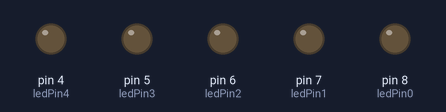
The sketch below on a simulated Arduino Uno, built with avr-gcc and run on an emulated ATmega328P. Shown: output pins drawn as LEDs (lit = HIGH).

Above: at 0.2 s.
At 2.7 s:
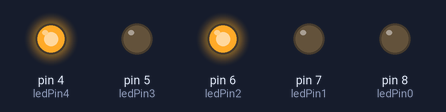
At 5.2 s:
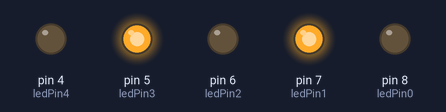
At 10.2 s:
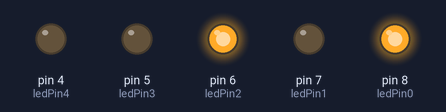
At 15.2 s:
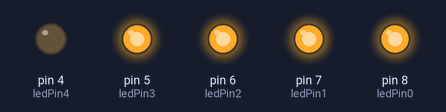
At 20.2 s:
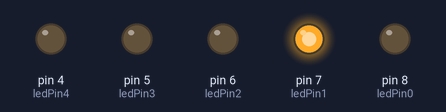
Timing chart, 0 to 20.8 s (numbered marks = the images above):
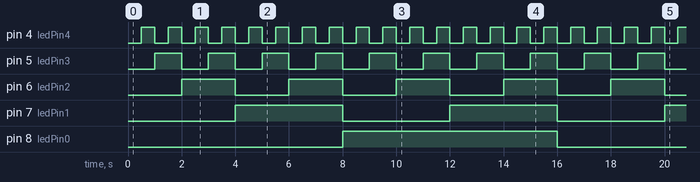

Measured:
- by itself, pin 4 (ledPin4): alternates HIGH for 0.50 s and LOW for 0.50 s
- by itself, pin 5 (ledPin3): alternates HIGH for 1.0 s and LOW for 1.0 s
- by itself, pin 6 (ledPin2): alternates HIGH for 2.0 s and LOW for 2.0 s
- by itself, pin 7 (ledPin1): alternates HIGH for 4.0 s and LOW for 4.0 s
- by itself, pin 8 (ledPin0): alternates HIGH for 8.0 s and LOW for 8.0 s

The sketch:

LEDS-Binarios.ino
```cpp
int ledPin0 = 8;
int ledPin1 = 7;
int ledPin2 = 6;
int ledPin3 = 5;
int ledPin4 = 4;
int delayLed = 500;

void setup() {
  // put your setup code here, to run once:
pinMode(ledPin0,OUTPUT);
pinMode(ledPin1,OUTPUT);
pinMode(ledPin2,OUTPUT);
pinMode(ledPin3,OUTPUT);
pinMode(ledPin4,OUTPUT);
}

void loop() {
  // put your main code here, to run repeatedly:
//0
digitalWrite(ledPin0,LOW);
digitalWrite(ledPin1,LOW);
digitalWrite(ledPin2,LOW);
digitalWrite(ledPin3,LOW);
digitalWrite(ledPin4,LOW);
delay(delayLed);
//1
digitalWrite(ledPin0,LOW);
digitalWrite(ledPin1,LOW);
digitalWrite(ledPin2,LOW);
digitalWrite(ledPin3,LOW);
digitalWrite(ledPin4,HIGH);
delay(delayLed);
//2
digitalWrite(ledPin0,LOW);
digitalWrite(ledPin1,LOW);
digitalWrite(ledPin2,LOW);
digitalWrite(ledPin3,HIGH);
digitalWrite(ledPin4,LOW);
delay(delayLed);
//3
digitalWrite(ledPin0,LOW);
digitalWrite(ledPin1,LOW);
digitalWrite(ledPin2,LOW);
digitalWrite(ledPin3,HIGH);
digitalWrite(ledPin4,HIGH);
delay(delayLed);
//4
digitalWrite(ledPin0,LOW);
digitalWrite(ledPin1,LOW);
digitalWrite(ledPin2,HIGH);
digitalWrite(ledPin3,LOW);
digitalWrite(ledPin4,LOW);
delay(delayLed);
//5
digitalWrite(ledPin0,LOW);
digitalWrite(ledPin1,LOW);
digitalWrite(ledPin2,HIGH);
digitalWrite(ledPin3,LOW);
digitalWrite(ledPin4,HIGH);
delay(delayLed);
//6
digitalWrite(ledPin0,LOW);
digitalWrite(ledPin1,LOW);
digitalWrite(ledPin2,HIGH);
digitalWrite(ledPin3,HIGH);
digitalWrite(ledPin4,LOW);
delay(delayLed);
//7
digitalWrite(ledPin0,LOW);
digitalWrite(ledPin1,LOW);
digitalWrite(ledPin2,HIGH);
digitalWrite(ledPin3,HIGH);
digitalWrite(ledPin4,HIGH);
delay(delayLed);
//8
digitalWrite(ledPin0,LOW);
digitalWrite(ledPin1,HIGH);
digitalWrite(ledPin2,LOW);
digitalWrite(ledPin3,LOW);
digitalWrite(ledPin4,LOW);
delay(delayLed);
//9
digitalWrite(ledPin0,LOW);
digitalWrite(ledPin1,HIGH);
digitalWrite(ledPin2,LOW);
digitalWrite(ledPin3,LOW);
digitalWrite(ledPin4,HIGH);
delay(delayLed);
//10
digitalWrite(ledPin0,LOW);
digitalWrite(ledPin1,HIGH);
digitalWrite(ledPin2,LOW);
digitalWrite(ledPin3,HIGH);
digitalWrite(ledPin4,LOW);
delay(delayLed);
//11
digitalWrite(ledPin0,LOW);
digitalWrite(ledPin1,HIGH);
digitalWrite(ledPin2,LOW);
digitalWrite(ledPin3,HIGH);
digitalWrite(ledPin4,HIGH);
delay(delayLed);
//12
digitalWrite(ledPin0,LOW);
digitalWrite(ledPin1,HIGH);
digitalWrite(ledPin2,HIGH);
digitalWrite(ledPin3,LOW);
digitalWrite(ledPin4,LOW);
delay(delayLed);
//13
digitalWrite(ledPin0,LOW);
digitalWrite(ledPin1,HIGH);
digitalWrite(ledPin2,HIGH);
digitalWrite(ledPin3,LOW);
digitalWrite(ledPin4,HIGH);
delay(delayLed);
//14
digitalWrite(ledPin0,LOW);
digitalWrite(ledPin1,HIGH);
digitalWrite(ledPin2,HIGH);
digitalWrite(ledPin3,HIGH);
digitalWrite(ledPin4,LOW);
delay(delayLed);
//15
digitalWrite(ledPin0,LOW);
digitalWrite(ledPin1,HIGH);
digitalWrite(ledPin2,HIGH);
digitalWrite(ledPin3,HIGH);
digitalWrite(ledPin4,HIGH);
delay(delayLed);
//16
digitalWrite(ledPin0,HIGH);
digitalWrite(ledPin1,LOW);
digitalWrite(ledPin2,LOW);
digitalWrite(ledPin3,LOW);
digitalWrite(ledPin4,LOW);
delay(delayLed);
//17
digitalWrite(ledPin0,HIGH);
digitalWrite(ledPin1,LOW);
digitalWrite(ledPin2,LOW);
digitalWrite(ledPin3,LOW);
digitalWrite(ledPin4,HIGH);
delay(delayLed);
//18
digitalWrite(ledPin0,HIGH);
digitalWrite(ledPin1,LOW);
digitalWrite(ledPin2,LOW);
digitalWrite(ledPin3,HIGH);
digitalWrite(ledPin4,LOW);
delay(delayLed);
//19
digitalWrite(ledPin0,HIGH);
digitalWrite(ledPin1,LOW);
digitalWrite(ledPin2,LOW);
digitalWrite(ledPin3,HIGH);
digitalWrite(ledPin4,HIGH);
delay(delayLed);
//20
digitalWrite(ledPin0,HIGH);
digitalWrite(ledPin1,LOW);
digitalWrite(ledPin2,HIGH);
digitalWrite(ledPin3,LOW);
digitalWrite(ledPin4,LOW);
delay(delayLed);
//21
digitalWrite(ledPin0,HIGH);
digitalWrite(ledPin1,LOW);
digitalWrite(ledPin2,HIGH);
digitalWrite(ledPin3,LOW);
digitalWrite(ledPin4,HIGH);
delay(delayLed);
//22
digitalWrite(ledPin0,HIGH);
digitalWrite(ledPin1,LOW);
digitalWrite(ledPin2,HIGH);
digitalWrite(ledPin3,HIGH);
digitalWrite(ledPin4,LOW);
delay(delayLed);
//23
digitalWrite(ledPin0,HIGH);
digitalWrite(ledPin1,LOW);
digitalWrite(ledPin2,HIGH);
digitalWrite(ledPin3,HIGH);
digitalWrite(ledPin4,HIGH);
delay(delayLed);
//24
digitalWrite(ledPin0,HIGH);
digitalWrite(ledPin1,HIGH);
digitalWrite(ledPin2,LOW);
digitalWrite(ledPin3,LOW);
digitalWrite(ledPin4,LOW);
delay(delayLed);
//25
digitalWrite(ledPin0,HIGH);
digitalWrite(ledPin1,HIGH);
digitalWrite(ledPin2,LOW);
digitalWrite(ledPin3,LOW);
digitalWrite(ledPin4,HIGH);
delay(delayLed);
//26
digitalWrite(ledPin0,HIGH);
digitalWrite(ledPin1,HIGH);
digitalWrite(ledPin2,LOW);
digitalWrite(ledPin3,HIGH);
digitalWrite(ledPin4,LOW);
delay(delayLed);
//27
digitalWrite(ledPin0,HIGH);
digitalWrite(ledPin1,HIGH);
digitalWrite(ledPin2,LOW);
digitalWrite(ledPin3,HIGH);
digitalWrite(ledPin4,HIGH);
delay(delayLed);
//28
digitalWrite(ledPin0,HIGH);
digitalWrite(ledPin1,HIGH);
digitalWrite(ledPin2,HIGH);
digitalWrite(ledPin3,LOW);
digitalWrite(ledPin4,LOW);
delay(delayLed);
//29
digitalWrite(ledPin0,HIGH);
digitalWrite(ledPin1,HIGH);
digitalWrite(ledPin2,HIGH);
digitalWrite(ledPin3,LOW);
digitalWrite(ledPin4,HIGH);
delay(delayLed);
//30
digitalWrite(ledPin0,HIGH);
digitalWrite(ledPin1,HIGH);
digitalWrite(ledPin2,HIGH);
digitalWrite(ledPin3,HIGH);
digitalWrite(ledPin4,LOW);
delay(delayLed);
//31
digitalWrite(ledPin0,HIGH);
digitalWrite(ledPin1,HIGH);
digitalWrite(ledPin2,HIGH);
digitalWrite(ledPin3,HIGH);
digitalWrite(ledPin4,HIGH);
delay(delayLed);
}
```
